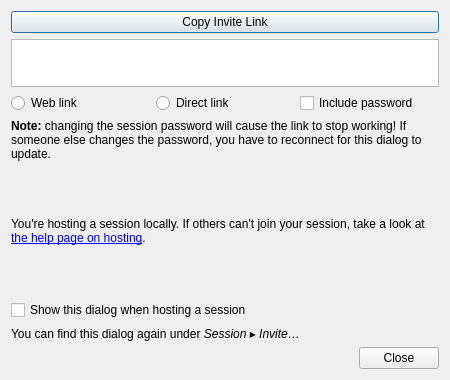
<?xml version="1.0" encoding="UTF-8"?>
<ui version="4.0">
 <class>InviteDialog</class>
 <widget class="QDialog" name="InviteDialog">
  <property name="geometry">
   <rect>
    <x>0</x>
    <y>0</y>
    <width>450</width>
    <height>380</height>
   </rect>
  </property>
  <property name="windowTitle">
   <string>Invite</string>
  </property>
  <property name="modal">
   <bool>true</bool>
  </property>
  <layout class="QVBoxLayout" name="inviteDialogLayout">
   <item>
    <widget class="QStackedWidget" name="pages">
     <property name="currentIndex">
      <number>0</number>
     </property>
     <widget class="QWidget" name="urlPage">
      <layout class="QVBoxLayout" name="urlPageLayout">
       <property name="leftMargin">
        <number>0</number>
       </property>
       <property name="topMargin">
        <number>0</number>
       </property>
       <property name="rightMargin">
        <number>0</number>
       </property>
       <property name="bottomMargin">
        <number>0</number>
       </property>
       <item>
        <widget class="QPushButton" name="copyButton">
         <property name="text">
          <string>Copy Invite Link</string>
         </property>
         <property name="icon">
          <iconset theme="edit-copy">
           <normaloff>theme:edit-copy.svg</normaloff>theme:edit-copy.svg</iconset>
         </property>
        </widget>
       </item>
       <item>
        <widget class="QTextEdit" name="urlEdit">
         <property name="sizePolicy">
          <sizepolicy hsizetype="Expanding" vsizetype="Preferred">
           <horstretch>0</horstretch>
           <verstretch>0</verstretch>
          </sizepolicy>
         </property>
         <property name="maximumSize">
          <size>
           <width>16777215</width>
           <height>48</height>
          </size>
         </property>
         <property name="readOnly">
          <bool>true</bool>
         </property>
         <property name="acceptRichText">
          <bool>false</bool>
         </property>
        </widget>
       </item>
       <item>
        <layout class="QHBoxLayout" name="linkTypeLayout">
         <item>
          <widget class="QRadioButton" name="webLinkRadio">
           <property name="text">
            <string>Web link</string>
           </property>
           <property name="autoExclusive">
            <bool>false</bool>
           </property>
          </widget>
         </item>
         <item>
          <widget class="QRadioButton" name="directLinkRadio">
           <property name="text">
            <string>Direct link</string>
           </property>
           <property name="autoExclusive">
            <bool>false</bool>
           </property>
          </widget>
         </item>
         <item>
          <widget class="QCheckBox" name="includePasswordBox">
           <property name="text">
            <string>Include password</string>
           </property>
          </widget>
         </item>
        </layout>
       </item>
       <item>
        <widget class="QLabel" name="includePasswordExplanationLabel">
         <property name="text">
          <string>&lt;strong&gt;Note:&lt;/strong&gt; changing the session password will cause the link to stop working! If someone else changes the password, you have to reconnect for this dialog to update.</string>
         </property>
         <property name="textFormat">
          <enum>Qt::RichText</enum>
         </property>
         <property name="wordWrap">
          <bool>true</bool>
         </property>
        </widget>
       </item>
       <item>
        <spacer name="urlTopSpacer">
         <property name="orientation">
          <enum>Qt::Vertical</enum>
         </property>
         <property name="sizeType">
          <enum>QSizePolicy::Expanding</enum>
         </property>
         <property name="sizeHint" stdset="0">
          <size>
           <width>20</width>
           <height>0</height>
          </size>
         </property>
        </spacer>
       </item>
       <item>
        <widget class="QLabel" name="localExplanationLabel">
         <property name="text">
          <string>You're hosting a session locally. If others can't join your session, take a look at &lt;a href=&quot;https://drawpile.net/localhosthelp&quot;&gt;the help page on hosting&lt;/a&gt;.</string>
         </property>
         <property name="textFormat">
          <enum>Qt::RichText</enum>
         </property>
         <property name="wordWrap">
          <bool>true</bool>
         </property>
         <property name="openExternalLinks">
          <bool>true</bool>
         </property>
        </widget>
       </item>
       <item>
        <spacer name="urlBottomSpacer">
         <property name="orientation">
          <enum>Qt::Vertical</enum>
         </property>
         <property name="sizeHint" stdset="0">
          <size>
           <width>20</width>
           <height>0</height>
          </size>
         </property>
        </spacer>
       </item>
      </layout>
     </widget>
     <widget class="QWidget" name="ipPage">
      <layout class="QVBoxLayout" name="ipPageLayout">
       <property name="leftMargin">
        <number>0</number>
       </property>
       <property name="topMargin">
        <number>0</number>
       </property>
       <property name="rightMargin">
        <number>0</number>
       </property>
       <property name="bottomMargin">
        <number>0</number>
       </property>
       <item>
        <widget class="QLabel" name="ipExplanationLabel">
         <property name="text">
          <string>You're hosting a session locally, so Drawpile has to find your externally visible IP address to give you an invite link. For more information, check out &lt;a href=&quot;https://drawpile.net/localhosthelp&quot;&gt;the help page on hosting&lt;/a&gt;.</string>
         </property>
         <property name="textFormat">
          <enum>Qt::RichText</enum>
         </property>
         <property name="wordWrap">
          <bool>true</bool>
         </property>
         <property name="openExternalLinks">
          <bool>true</bool>
         </property>
        </widget>
       </item>
       <item>
        <spacer name="ipTopSpacer">
         <property name="orientation">
          <enum>Qt::Vertical</enum>
         </property>
         <property name="sizeType">
          <enum>QSizePolicy::Preferred</enum>
         </property>
         <property name="sizeHint" stdset="0">
          <size>
           <width>20</width>
           <height>24</height>
          </size>
         </property>
        </spacer>
       </item>
       <item>
        <widget class="QPushButton" name="ipButton">
         <property name="text">
          <string>Get externally visible IP address</string>
         </property>
        </widget>
       </item>
       <item>
        <widget class="QProgressBar" name="ipProgressBar">
         <property name="maximum">
          <number>0</number>
         </property>
         <property name="value">
          <number>-1</number>
         </property>
         <property name="textVisible">
          <bool>false</bool>
         </property>
        </widget>
       </item>
       <item>
        <spacer name="ipBottomSpacer">
         <property name="orientation">
          <enum>Qt::Vertical</enum>
         </property>
         <property name="sizeHint" stdset="0">
          <size>
           <width>20</width>
           <height>0</height>
          </size>
         </property>
        </spacer>
       </item>
      </layout>
     </widget>
    </widget>
   </item>
   <item>
    <widget class="QCheckBox" name="showOnHostBox">
     <property name="text">
      <string>Show this dialog when hosting a session</string>
     </property>
    </widget>
   </item>
   <item>
    <widget class="QLabel" name="showOnHostExplanationLabel">
     <property name="text">
      <string>You can find this dialog again under &lt;i&gt;Session ▸ Invite…&lt;/i&gt;</string>
     </property>
     <property name="textFormat">
      <enum>Qt::RichText</enum>
     </property>
     <property name="wordWrap">
      <bool>true</bool>
     </property>
    </widget>
   </item>
   <item>
    <widget class="QDialogButtonBox" name="buttons">
     <property name="orientation">
      <enum>Qt::Horizontal</enum>
     </property>
     <property name="standardButtons">
      <set>QDialogButtonBox::Close</set>
     </property>
    </widget>
   </item>
  </layout>
 </widget>
 <resources/>
 <connections>
  <connection>
   <sender>buttons</sender>
   <signal>accepted()</signal>
   <receiver>InviteDialog</receiver>
   <slot>accept()</slot>
   <hints>
    <hint type="sourcelabel">
     <x>248</x>
     <y>254</y>
    </hint>
    <hint type="destinationlabel">
     <x>157</x>
     <y>274</y>
    </hint>
   </hints>
  </connection>
  <connection>
   <sender>buttons</sender>
   <signal>rejected()</signal>
   <receiver>InviteDialog</receiver>
   <slot>reject()</slot>
   <hints>
    <hint type="sourcelabel">
     <x>316</x>
     <y>260</y>
    </hint>
    <hint type="destinationlabel">
     <x>286</x>
     <y>274</y>
    </hint>
   </hints>
  </connection>
 </connections>
</ui>
